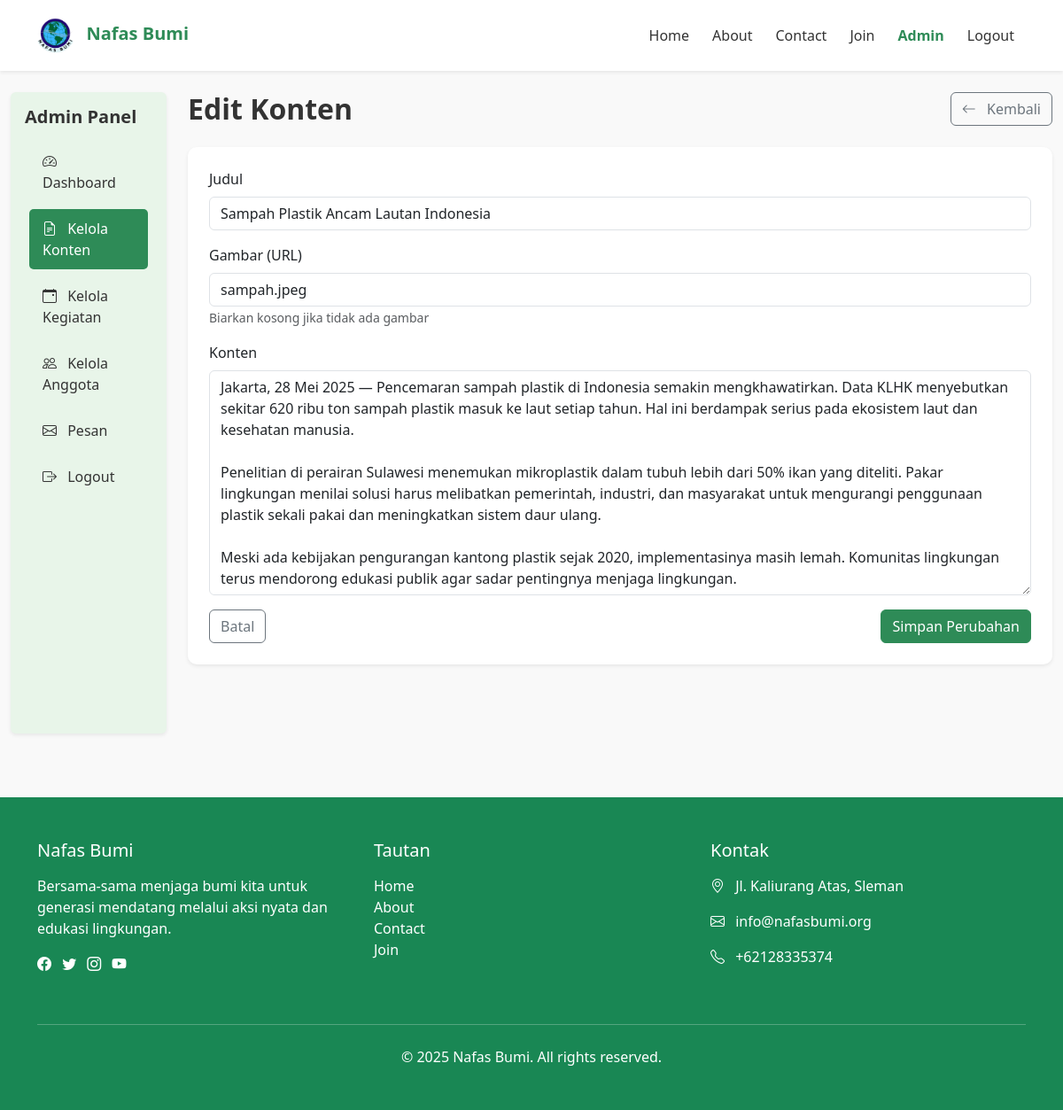
Page /admin/edit_content.php?id=8 (signed in) on the committed database.
### tables this page shows
CREATE TABLE `content` (
  `id` int(11) NOT NULL,
  `title` varchar(255) NOT NULL,
  `content` text NOT NULL,
  `image` varchar(255) DEFAULT NULL,
  `created_at` timestamp NOT NULL DEFAULT current_timestamp(),
  `updated_at` timestamp NOT NULL DEFAULT current_timestamp() ON UPDATE current_timestamp(),
  `author_id` int(11) DEFAULT NULL
);

### includes/functions.php (called while the page is built, shortened)
<?php
function getContentById($conn, $id) {
    $stmt = $conn->prepare("SELECT * FROM content WHERE id = ?");
    $stmt->bind_param("i", $id);
    $stmt->execute();
    $result = $stmt->get_result();
    $content = $result->fetch_assoc();
    return $content;
}

### admin/edit_content.php (the view, shortened to what this page needs)
<?php
require_once '../includes/db_connect.php';
require_once '../includes/functions.php';
$id = isset($_GET['id']) ? (int)$_GET['id'] : 0;
$content = getContentById($conn, $id);
include '../includes/header.php';
?>
<div class="container-fluid py-4">
    <div class="row">
        <div class="col-md-3 col-lg-2">
            <div class="admin-sidebar p-3 rounded shadow-sm">
                <h5 class="mb-3 fw-bold">Admin Panel</h5>
                <div class="nav flex-column">
                    <a href="dashboard.php" class="nav-link mb-2">
                        <i class="bi bi-speedometer2 me-2"></i> Dashboard
                    </a>
                    <a href="manage_content.php" class="nav-link active mb-2">
                        <i class="bi bi-file-earmark-text me-2"></i> Kelola Konten
                    </a>
                    <a href="manage_event.php" class="nav-link mb-2">
                        <i class="bi bi-calendar-event me-2"></i> Kelola Kegiatan
                    </a>
                    <a href="manage_members.php" class="nav-link mb-2">
                        <i class="bi bi-people me-2"></i> Kelola Anggota
                    </a>
                    <a href="manage_messages.php" class="nav-link mb-2">
                        <i class="bi bi-envelope me-2"></i> Pesan
                    </a>
                    <a href="../logout.php" class="nav-link text-danger">
                        <i class="bi bi-box-arrow-right me-2"></i> Logout
                    </a>
                </div>
            </div>
        </div>
        <div class="col-md-9 col-lg-10">
            <div class="d-flex justify-content-between align-items-center mb-4">
                <h2 class="mb-0 fw-bold">Edit Konten</h2>
                <a href="manage_content.php" class="btn btn-outline-secondary">
                    <i class="bi bi-arrow-left me-2"></i> Kembali
                </a>
            </div>
            <div class="card border-0 shadow-sm">
                <div class="card-body p-4">
                    <form method="post" action="edit_content.php?id=<?php echo $id; ?>">
                        <div class="mb-3">
                            <label for="title" class="form-label">Judul</label>
                            <input type="text" class="form-control" id="title" name="title" value="<?php echo htmlspecialchars($content['title']); ?>" required>
                        </div>
                        <div class="mb-3">
                            <label for="image" class="form-label">Gambar (URL)</label>
                            <input type="text" class="form-control" id="image" name="image" value="<?php echo htmlspecialchars($content['image'] ?? ''); ?>" placeholder="Masukkan URL gambar (opsional)">
                            <small class="text-muted">Biarkan kosong jika tidak ada gambar</small>
                        </div>
                        <div class="mb-3">
                            <label for="content" class="form-label">Konten</label>
                            <textarea class="form-control" id="content" name="content" rows="10" required><?php echo htmlspecialchars($content['content']); ?></textarea>
                        </div>
                        <div class="d-flex justify-content-between">
                            <a href="manage_content.php" class="btn btn-outline-secondary">Batal</a>
                            <button type="submit" class="btn btn-success">Simpan Perubahan</button>
                        </div>
                    </form>
                </div>
            </div>
        </div>
    </div>
</div>
<?php include '../includes/footer.php'; ?>

### assets/css/style.css (style rules this page uses)
:root { --primary-color: #2e8b57; --secondary-color: #98fb98; --light-color: #e8f5e9; --dark-color: #1b5e20; --white-color: #ffffff; }
body { font-family: "Segoe UI", Tahoma, Geneva, Verdana, sans-serif; color: #333; background-color: #f9f9f9; }
.nav-link { color: #333 !important; font-weight: 500; margin: 0 5px; transition: all 0.3s; }
.nav-link:hover, .nav-link.active { color: var(--primary-color) !important; }
.btn-success { background-color: var(--primary-color); border-color: var(--primary-color); }
.card { border: none; border-radius: 10px; overflow: hidden; transition: transform 0.3s, box-shadow 0.3s; }
.admin-sidebar { background-color: var(--light-color); min-height: calc(100vh - 76px); }
.admin-sidebar .nav-link { color: #333; padding: 10px 15px; border-radius: 5px; margin-bottom: 5px; }
.admin-sidebar .nav-link:hover, .admin-sidebar .nav-link.active { background-color: var(--primary-color); color: white !important; }

### rows in the picture
content: title "Sampah Plastik Ancam Lautan Indonesia", image "sampah.jpeg", content "Jakarta, 28 Mei 2025 — Pencemaran sampah plastik di Indonesia semakin mengkhawatirkan. Data KLHK menyebutkan sekitar 620 ribu ton sampah plastik masuk ke laut setiap tahun. Hal ini berdampak serius pada ekosistem laut dan kesehatan manusia. Penelitian di perairan Sulawesi menemukan mikroplastik dalam tubuh lebih dari 50% ikan yang diteliti. Pakar lingkungan menilai solusi harus melibatkan pemerintah, industri, dan masyarakat untuk mengurangi penggunaan plastik sekali pakai dan meningkatkan sistem daur ulang. Meski ada kebijakan pengurangan kantong plastik sejak 2020, implementasinya masih lemah. Komunitas lingkungan terus mendorong edukasi publik agar sadar pentingnya menjaga lingkungan."
